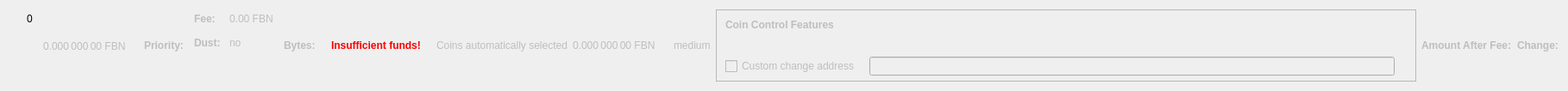
    <widget class="QWidget" name="dummyHideWidget" native="true">
     <property name="maximumSize">
      <size>
       <width>100</width>
       <height>22</height>
      </size>
     </property>
     <layout class="QHBoxLayout" name="dummyHideLayout">
      <item>
       <layout class="QFormLayout" name="formLayoutCoinControl1">
        <property name="horizontalSpacing">
         <number>10</number>
        </property>
        <property name="verticalSpacing">
         <number>14</number>
        </property>
        <property name="leftMargin">
         <number>10</number>
        </property>
        <property name="topMargin">
         <number>4</number>
        </property>
        <property name="rightMargin">
         <number>6</number>
        </property>
        <item row="0" column="1">
         <widget class="QLabel" name="labelCoinControlBytes">
          <property name="cursor">
           <cursorShape>IBeamCursor</cursorShape>
          </property>
          <property name="contextMenuPolicy">
           <enum>Qt::ActionsContextMenu</enum>
          </property>
          <property name="text">
           <string notr="true">0</string>
          </property>
          <property name="textInteractionFlags">
           <set>Qt::LinksAccessibleByMouse|Qt::TextSelectableByKeyboard|Qt::TextSelectableByMouse</set>
          </property>
         </widget>
        </item>
       </layout>
      </item>
      <item>
       <widget class="QLabel" name="labelCoinControlAfterFee">
        <property name="enabled">
         <bool>false</bool>
        </property>
        <property name="sizePolicy">
         <sizepolicy hsizetype="Fixed" vsizetype="Fixed">
          <horstretch>0</horstretch>
          <verstretch>0</verstretch>
         </sizepolicy>
        </property>
        <property name="minimumSize">
         <size>
          <width>111</width>
          <height>12</height>
         </size>
        </property>
        <property name="maximumSize">
         <size>
          <width>111</width>
          <height>12</height>
         </size>
        </property>
        <property name="cursor">
         <cursorShape>IBeamCursor</cursorShape>
        </property>
        <property name="contextMenuPolicy">
         <enum>Qt::ActionsContextMenu</enum>
        </property>
        <property name="text">
         <string notr="true">0.000 000 00 FBN</string>
        </property>
        <property name="textInteractionFlags">
         <set>Qt::LinksAccessibleByMouse|Qt::TextSelectableByKeyboard|Qt::TextSelectableByMouse</set>
        </property>
       </widget>
      </item>
      <item>
       <widget class="QLabel" name="labelCoinControlPriorityText">
        <property name="enabled">
         <bool>false</bool>
        </property>
        <property name="font">
         <font>
          <weight>75</weight>
          <bold>true</bold>
         </font>
        </property>
        <property name="text">
         <string>Priority:</string>
        </property>
       </widget>
      </item>
      <item>
       <layout class="QHBoxLayout" name="horizontalLayout"/>
      </item>
      <item>
       <layout class="QFormLayout" name="formLayoutCoinControl3">
        <property name="horizontalSpacing">
         <number>10</number>
        </property>
        <property name="verticalSpacing">
         <number>14</number>
        </property>
        <property name="leftMargin">
         <number>6</number>
        </property>
        <property name="topMargin">
         <number>4</number>
        </property>
        <property name="rightMargin">
         <number>6</number>
        </property>
        <item row="0" column="0">
         <widget class="QLabel" name="labelCoinControlFeeText">
          <property name="enabled">
           <bool>false</bool>
          </property>
          <property name="font">
           <font>
            <weight>75</weight>
            <bold>true</bold>
           </font>
          </property>
          <property name="text">
           <string>Fee:</string>
          </property>
          <property name="margin">
           <number>0</number>
          </property>
         </widget>
        </item>
        <item row="0" column="1">
         <widget class="QLabel" name="labelCoinControlFee">
          <property name="enabled">
           <bool>false</bool>
          </property>
          <property name="cursor">
           <cursorShape>IBeamCursor</cursorShape>
          </property>
          <property name="contextMenuPolicy">
           <enum>Qt::ActionsContextMenu</enum>
          </property>
          <property name="text">
           <string notr="true">0.00 FBN</string>
          </property>
          <property name="textInteractionFlags">
           <set>Qt::LinksAccessibleByMouse|Qt::TextSelectableByKeyboard|Qt::TextSelectableByMouse</set>
          </property>
         </widget>
        </item>
        <item row="1" column="0">
         <widget class="QLabel" name="labelCoinControlLowOutputText">
          <property name="enabled">
           <bool>false</bool>
          </property>
          <property name="font">
           <font>
            <weight>75</weight>
            <bold>true</bold>
           </font>
          </property>
          <property name="text">
           <string>Dust:</string>
          </property>
         </widget>
        </item>
        <item row="1" column="1">
         <widget class="QLabel" name="labelCoinControlLowOutput">
          <property name="enabled">
           <bool>false</bool>
          </property>
          <property name="cursor">
           <cursorShape>IBeamCursor</cursorShape>
          </property>
          <property name="contextMenuPolicy">
           <enum>Qt::ActionsContextMenu</enum>
          </property>
          <property name="text">
           <string>no</string>
          </property>
          <property name="textInteractionFlags">
           <set>Qt::LinksAccessibleByMouse|Qt::TextSelectableByKeyboard|Qt::TextSelectableByMouse</set>
          </property>
         </widget>
        </item>
       </layout>
      </item>
      <item>
       <widget class="QLabel" name="labelCoinControlBytesText">
        <property name="enabled">
         <bool>false</bool>
        </property>
        <property name="font">
         <font>
          <weight>75</weight>
          <bold>true</bold>
         </font>
        </property>
        <property name="text">
         <string>Bytes:</string>
        </property>
       </widget>
      </item>
      <item>
       <layout class="QFormLayout" name="formLayoutCoinControl2">
        <property name="horizontalSpacing">
         <number>10</number>
        </property>
        <property name="verticalSpacing">
         <number>14</number>
        </property>
        <property name="leftMargin">
         <number>6</number>
        </property>
        <property name="topMargin">
         <number>4</number>
        </property>
        <property name="rightMargin">
         <number>6</number>
        </property>
       </layout>
      </item>
      <item>
       <layout class="QHBoxLayout" name="horizontalLayoutCoinControl2">
        <property name="spacing">
         <number>8</number>
        </property>
        <property name="bottomMargin">
         <number>10</number>
        </property>
       </layout>
      </item>
      <item>
       <widget class="QLabel" name="labelCoinControlInsuffFunds">
        <property name="enabled">
         <bool>false</bool>
        </property>
        <property name="minimumSize">
         <size>
          <width>0</width>
          <height>0</height>
         </size>
        </property>
        <property name="font">
         <font>
          <weight>75</weight>
          <bold>true</bold>
         </font>
        </property>
        <property name="styleSheet">
         <string notr="true">color:red;font-weight:bold;</string>
        </property>
        <property name="text">
         <string>Insufficient funds!</string>
        </property>
        <property name="margin">
         <number>5</number>
        </property>
       </widget>
      </item>
      <item>
       <layout class="QFormLayout" name="formLayoutCoinControl4">
        <property name="horizontalSpacing">
         <number>10</number>
        </property>
        <property name="verticalSpacing">
         <number>14</number>
        </property>
        <property name="leftMargin">
         <number>6</number>
        </property>
        <property name="topMargin">
         <number>4</number>
        </property>
        <property name="rightMargin">
         <number>6</number>
        </property>
       </layout>
      </item>
      <item>
       <widget class="QLabel" name="labelCoinControlAutomaticallySelected">
        <property name="enabled">
         <bool>false</bool>
        </property>
        <property name="sizePolicy">
         <sizepolicy hsizetype="Fixed" vsizetype="Fixed">
          <horstretch>0</horstretch>
          <verstretch>0</verstretch>
         </sizepolicy>
        </property>
        <property name="minimumSize">
         <size>
          <width>0</width>
          <height>0</height>
         </size>
        </property>
        <property name="maximumSize">
         <size>
          <width>240</width>
          <height>16777215</height>
         </size>
        </property>
        <property name="text">
         <string>Coins automatically selected</string>
        </property>
        <property name="margin">
         <number>5</number>
        </property>
       </widget>
      </item>
      <item>
       <widget class="QLabel" name="labelCoinControlChange">
        <property name="enabled">
         <bool>false</bool>
        </property>
        <property name="sizePolicy">
         <sizepolicy hsizetype="Fixed" vsizetype="Fixed">
          <horstretch>0</horstretch>
          <verstretch>0</verstretch>
         </sizepolicy>
        </property>
        <property name="minimumSize">
         <size>
          <width>111</width>
          <height>0</height>
         </size>
        </property>
        <property name="maximumSize">
         <size>
          <width>111</width>
          <height>16777215</height>
         </size>
        </property>
        <property name="cursor">
         <cursorShape>IBeamCursor</cursorShape>
        </property>
        <property name="contextMenuPolicy">
         <enum>Qt::ActionsContextMenu</enum>
        </property>
        <property name="text">
         <string notr="true">0.000 000 00 FBN</string>
        </property>
        <property name="textInteractionFlags">
         <set>Qt::LinksAccessibleByMouse|Qt::TextSelectableByKeyboard|Qt::TextSelectableByMouse</set>
        </property>
       </widget>
      </item>
      <item>
       <widget class="QLabel" name="labelCoinControlPriority">
        <property name="enabled">
         <bool>false</bool>
        </property>
        <property name="cursor">
         <cursorShape>IBeamCursor</cursorShape>
        </property>
        <property name="contextMenuPolicy">
         <enum>Qt::ActionsContextMenu</enum>
        </property>
        <property name="text">
         <string>medium</string>
        </property>
        <property name="textInteractionFlags">
         <set>Qt::LinksAccessibleByMouse|Qt::TextSelectableByKeyboard|Qt::TextSelectableByMouse</set>
        </property>
       </widget>
      </item>
      <item>
       <widget class="QFrame" name="frameCoinControl">
        <property name="sizePolicy">
         <sizepolicy hsizetype="Expanding" vsizetype="Expanding">
          <horstretch>0</horstretch>
          <verstretch>0</verstretch>
         </sizepolicy>
        </property>
        <property name="maximumSize">
         <size>
          <width>16777215</width>
          <height>16777215</height>
         </size>
        </property>
        <property name="frameShape">
         <enum>QFrame::StyledPanel</enum>
        </property>
        <property name="frameShadow">
         <enum>QFrame::Sunken</enum>
        </property>
        <layout class="QVBoxLayout" name="verticalLayoutCoinControl2_2">
         <property name="spacing">
          <number>0</number>
         </property>
         <property name="leftMargin">
          <number>0</number>
         </property>
         <property name="topMargin">
          <number>0</number>
         </property>
         <property name="rightMargin">
          <number>0</number>
         </property>
         <property name="bottomMargin">
          <number>6</number>
         </property>
         <item>
          <layout class="QVBoxLayout" name="verticalLayoutCoinControl" stretch="0,0,0,1">
           <property name="spacing">
            <number>0</number>
           </property>
           <property name="leftMargin">
            <number>10</number>
           </property>
           <property name="topMargin">
            <number>10</number>
           </property>
           <item>
            <layout class="QHBoxLayout" name="horizontalLayoutCoinControl1">
             <property name="bottomMargin">
              <number>15</number>
             </property>
             <item>
              <widget class="QLabel" name="labelCoinControlFeatures">
               <property name="enabled">
                <bool>false</bool>
               </property>
               <property name="sizePolicy">
                <sizepolicy hsizetype="Preferred" vsizetype="Maximum">
                 <horstretch>0</horstretch>
                 <verstretch>0</verstretch>
                </sizepolicy>
               </property>
               <property name="font">
                <font>
                 <weight>75</weight>
                 <bold>true</bold>
                </font>
               </property>
               <property name="styleSheet">
                <string notr="true">font-weight:bold;</string>
               </property>
               <property name="text">
                <string>Coin Control Features</string>
               </property>
              </widget>
             </item>
            </layout>
           </item>
           <item>
            <widget class="QWidget" name="widgetCoinControl" native="true">
             <property name="sizePolicy">
              <sizepolicy hsizetype="Preferred" vsizetype="Preferred">
               <horstretch>0</horstretch>
               <verstretch>0</verstretch>
              </sizepolicy>
             </property>
             <property name="minimumSize">
              <size>
               <width>0</width>
               <height>0</height>
              </size>
             </property>
             <property name="styleSheet">
              <string notr="true"/>
             </property>
             <layout class="QHBoxLayout" name="horizontalLayoutCoinControl5_2">
              <property name="leftMargin">
               <number>0</number>
              </property>
              <property name="topMargin">
               <number>0</number>
              </property>
              <property name="rightMargin">
               <number>0</number>
              </property>
              <property name="bottomMargin">
               <number>0</number>
              </property>
              <item>
               <layout class="QHBoxLayout" name="horizontalLayoutCoinControl3">
                <property name="spacing">
                 <number>20</number>
                </property>
                <property name="topMargin">
                 <number>0</number>
                </property>
                <property name="bottomMargin">
                 <number>10</number>
                </property>
               </layout>
              </item>
             </layout>
            </widget>
           </item>
           <item>
            <layout class="QHBoxLayout" name="horizontalLayoutCoinControl4" stretch="0,0,0">
             <property name="spacing">
              <number>12</number>
             </property>
             <property name="sizeConstraint">
              <enum>QLayout::SetDefaultConstraint</enum>
             </property>
             <property name="topMargin">
              <number>5</number>
             </property>
             <property name="rightMargin">
              <number>5</number>
             </property>
             <item>
              <widget class="QCheckBox" name="checkBoxCoinControlChange">
               <property name="enabled">
                <bool>false</bool>
               </property>
               <property name="toolTip">
                <string>If this is activated, but the change address is empty or invalid, change will be sent to a newly generated address.</string>
               </property>
               <property name="text">
                <string>Custom change address</string>
               </property>
              </widget>
             </item>
             <item>
              <widget class="QValidatedLineEdit" name="lineEditCoinControlChange">
               <property name="enabled">
                <bool>false</bool>
               </property>
               <property name="sizePolicy">
                <sizepolicy hsizetype="Expanding" vsizetype="Fixed">
                 <horstretch>0</horstretch>
                 <verstretch>0</verstretch>
                </sizepolicy>
               </property>
              </widget>
             </item>
             <item>
              <widget class="QLabel" name="labelCoinControlChangeLabel_2">
               <property name="sizePolicy">
                <sizepolicy hsizetype="Preferred" vsizetype="Expanding">
                 <horstretch>0</horstretch>
                 <verstretch>0</verstretch>
                </sizepolicy>
               </property>
               <property name="minimumSize">
                <size>
                 <width>0</width>
                 <height>0</height>
                </size>
               </property>
               <property name="text">
                <string/>
               </property>
               <property name="margin">
                <number>3</number>
               </property>
              </widget>
             </item>
            </layout>
           </item>
           <item>
            <spacer name="verticalSpacerCoinControl">
             <property name="orientation">
              <enum>Qt::Vertical</enum>
             </property>
             <property name="sizeHint" stdset="0">
              <size>
               <width>800</width>
               <height>1</height>
              </size>
             </property>
            </spacer>
           </item>
          </layout>
         </item>
        </layout>
       </widget>
      </item>
      <item>
       <widget class="QLabel" name="labelCoinControlAfterFeeText">
        <property name="enabled">
         <bool>false</bool>
        </property>
        <property name="minimumSize">
         <size>
          <width>0</width>
          <height>0</height>
         </size>
        </property>
        <property name="maximumSize">
         <size>
          <width>16777215</width>
          <height>16777215</height>
         </size>
        </property>
        <property name="font">
         <font>
          <weight>75</weight>
          <bold>true</bold>
         </font>
        </property>
        <property name="text">
         <string>Amount After Fee:</string>
        </property>
        <property name="alignment">
         <set>Qt::AlignLeading|Qt::AlignLeft|Qt::AlignVCenter</set>
        </property>
        <property name="margin">
         <number>0</number>
        </property>
       </widget>
      </item>
      <item>
       <widget class="QLabel" name="labelCoinControlChangeText">
        <property name="enabled">
         <bool>false</bool>
        </property>
        <property name="sizePolicy">
         <sizepolicy hsizetype="Preferred" vsizetype="Preferred">
          <horstretch>0</horstretch>
          <verstretch>0</verstretch>
         </sizepolicy>
        </property>
        <property name="minimumSize">
         <size>
          <width>0</width>
          <height>0</height>
         </size>
        </property>
        <property name="maximumSize">
         <size>
          <width>16777215</width>
          <height>16777215</height>
         </size>
        </property>
        <property name="font">
         <font>
          <weight>75</weight>
          <bold>true</bold>
         </font>
        </property>
        <property name="text">
         <string>Change:</string>
        </property>
        <property name="alignment">
         <set>Qt::AlignLeading|Qt::AlignLeft|Qt::AlignVCenter</set>
        </property>
       </widget>
      </item>
     </layout>
    </widget>
